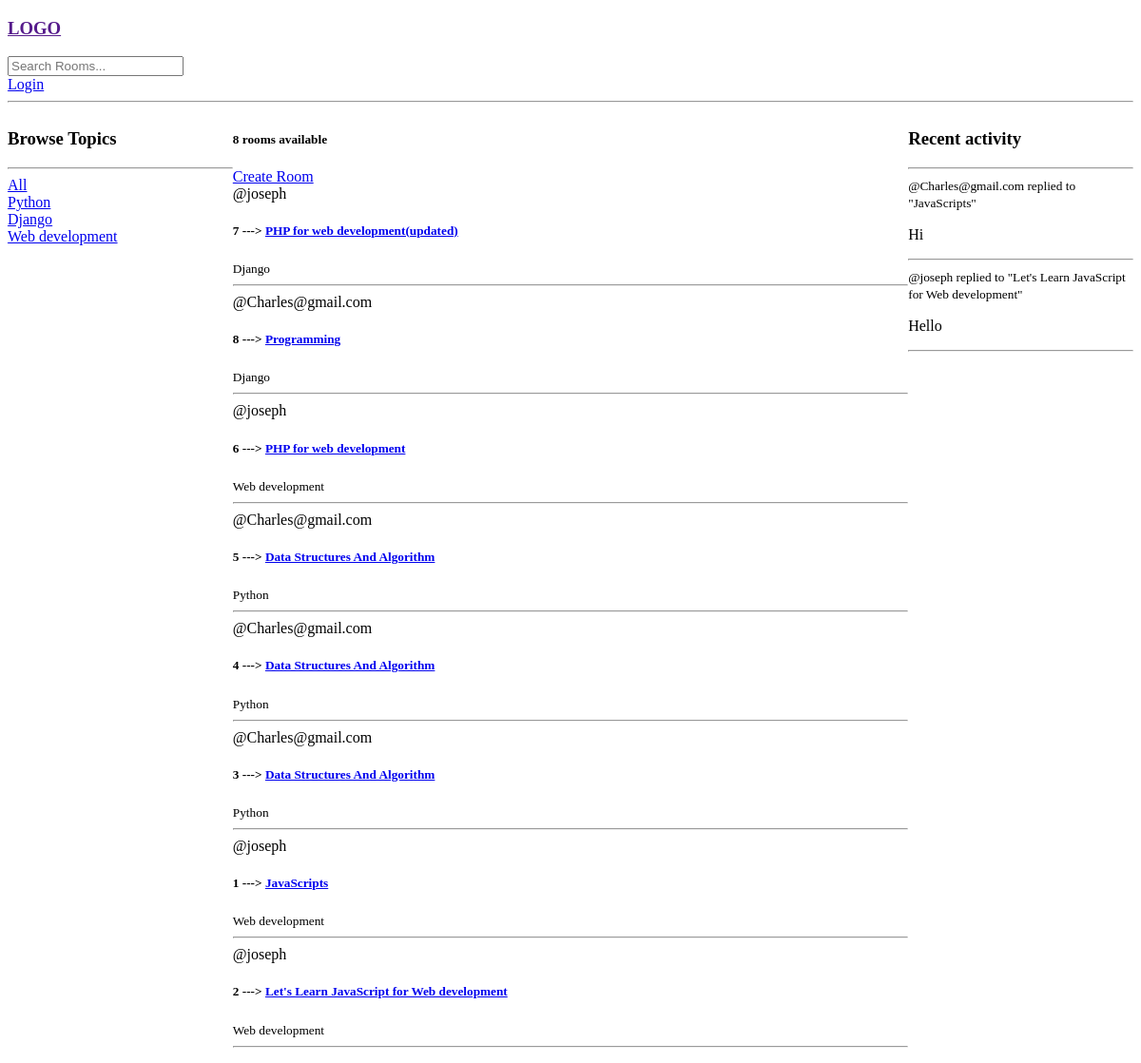
Before: / with the older database file.
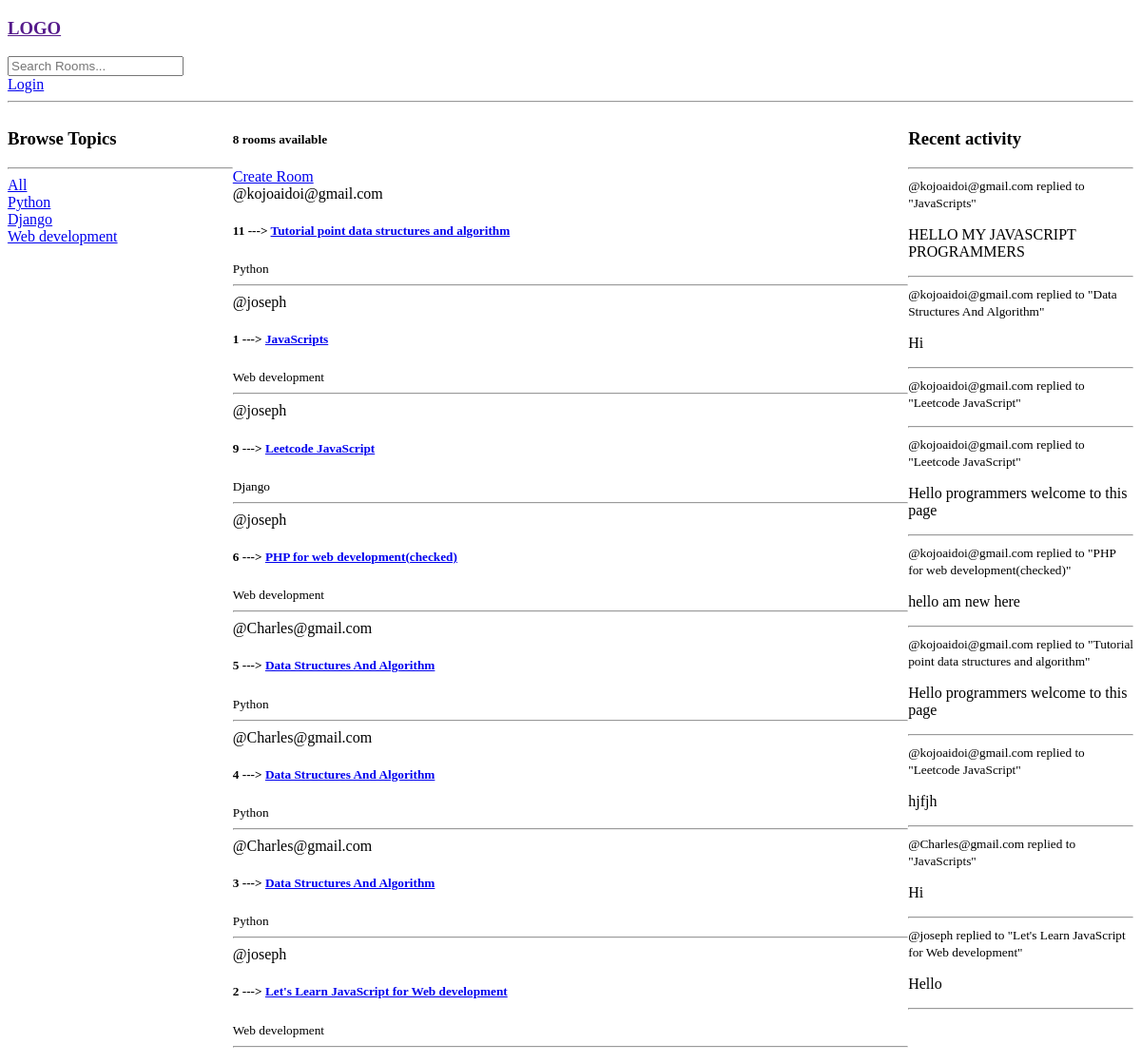
After: the same page with the newer database file.
### RoomChat/models.py (models this page shows, shortened)
class Topic(models.Model):
  name = models.CharField(max_length=300)

class Room(models.Model):
  Host = models.ForeignKey(User, on_delete=models.SET_NULL,null=True)
  name = models.CharField(max_length=200)
  topic = models.ForeignKey(Topic, on_delete=models.SET_NULL, null=True)
  description = models.TextField(null=True, blank=True)
  participant = models.ManyToManyField(User, related_name='participants', blank=True)
  updated = models.DateTimeField(auto_now=True)
  created = models.DateTimeField(auto_now_add=True)
  class Meta:
    ordering = ['-updated', '-created']
  def __str__(self):
      return self.name

class Message(models.Model):
  user = models.ForeignKey(User, on_delete=models.CASCADE)
  room = models.ForeignKey(Room, on_delete=models.CASCADE)
  body = models.TextField()
  updated = models.DateTimeField(auto_now=True)
  created = models.DateTimeField(auto_now_add=True)
  class Meta:
    ordering = ['-updated', '-created']
  def __str__(self):
    return self.body[0:50]

### RoomChat/views.py (the view)
# urls.py: path('', views.homePage, name="HomePage"),
def homePage(request):
  q = request.GET.get('q')  if request.GET.get('q') != None else ''
  rooms = Room.objects.filter(
    Q(topic__name__icontains=q) |
    Q(name__icontains=q) |
    Q(description__icontains=q)
)
  topic = Topic.objects.all()
  room_count = rooms.count()
  room_messages = Message.objects.filter(room__topic__name__icontains=q)
  content = {'rooms': rooms}
  return render(request, 'home.html', {'rooms': rooms, 'topic': topic, 'room_count': room_count,
                                      'message_room': room_messages, 'message_room': room_messages})

### templates/home.html (shortened to what this page needs)
{% extends 'main.html' %}
{% block content %}
<div class="home-container">
  <div>
    <h3>Browse Topics</h3>
    <hr>
    <div>
      <a href="{%url 'HomePage'%}">All</a>
    </div>
    {% for topic in topic %}
    <div>
      <a href="{% url 'HomePage' %}?q={{topic.name}}">{{topic.name}}</a>
    </div>
    {% endfor %}
  </div>
  <div>
    <h5>{{room_count}} rooms available</h5>
    <a href="{% url 'CreateRoom' %}">Create Room</a>
    <div>
      {% for room in rooms %}
      <span>@{{room.Host.username}}</span>
      <h5>{{room.id}}  ---> <a href="/room/{{room.id}}">{{room.name}}</a></h5>
      <small>{{room.topic.name}}</small>
      <hr>
      {% endfor %}
    </div>
  </div>
 <div>
  <h3>Recent activity</h3>
  <hr>
  {% for message in  message_room %}
  <div>
    <small>@{{message.user}}  {{messages.created |timesince}}</small>
    <small>replied to "{{message.room}}"</small>
    <p>{{message}}</p>
    <hr>
  </div>
  {% endfor %}
 </div>
</div>
{% endblock %}

### templates/main.html (shortened to what this page needs)
<!DOCTYPE html>
<html lang="en">
<head>
</head>
<body>
  {% include 'navbar.html' %}
  {% block content %}
  {% endblock content %}
</body>
</html>

### templates/navbar.html
<a href="">
  <h3>LOGO</h3>
</a>
<form method="GET"  action="{% url 'HomePage' %}">
  <input type="text" name="q" placeholder="Search Rooms...">
</form>
{% if request.user.is_authenticated %}
<p>Hello <strong>{{request.user}}</strong></p>
<a href="{% url 'logout' %}">Logout</a>
{% else %}
<a href="{% url 'login' %}">Login</a>
{% endif %}
<hr>

### templates/home.html (style rules this page uses)
.home-container { display: grid; grid-template-columns: 1fr 3fr 1fr; }

Changed rows visible on the page:
removed Room: Host.username "joseph", id "7", name "PHP for web development(updated)", topic.name "Django"
removed Room: Host.username "Charles@gmail.com", id "8", name "Programming", topic.name "Django"
added Room: Host.username "kojoaidoi@gmail.com", id "11", name "Tutorial point data structures and algorithm", topic.name "Python"
changed Room "JavaScripts": moves up the list
added Room: Host.username "joseph", id "9", name "Leetcode JavaScript", topic.name "Django"
changed Room id 6: name "PHP for web development" → "PHP for web development(checked)"
added Message: user "kojoaidoi@gmail.com", room "JavaScripts", body "HELLO MY JAVASCRIPT PROGRAMMERS"
added Message: user "kojoaidoi@gmail.com", room "Data Structures And Algorithm", body "Hi"
added Message: user "kojoaidoi@gmail.com", room "Leetcode JavaScript"
added Message: user "kojoaidoi@gmail.com", room "Leetcode JavaScript", body "Hello programmers welcome to this page"
added Message: user "kojoaidoi@gmail.com", room "PHP for web development(checked)", body "hello am new here"
added Message: user "kojoaidoi@gmail.com", room "Tutorial point data structures and algorithm", body "Hello programmers welcome to this page"
added Message: user "kojoaidoi@gmail.com", room "Leetcode JavaScript", body "hjfjh"
